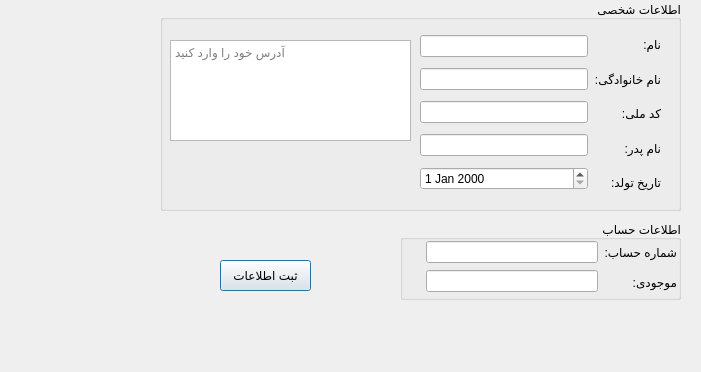
<?xml version="1.0" encoding="UTF-8"?>
<ui version="4.0">
 <class>newaccount</class>
 <widget class="QDialog" name="newaccount">
  <property name="geometry">
   <rect>
    <x>0</x>
    <y>0</y>
    <width>701</width>
    <height>372</height>
   </rect>
  </property>
  <property name="windowTitle">
   <string>Dialog</string>
  </property>
  <widget class="QGroupBox" name="groupBox">
   <property name="geometry">
    <rect>
     <x>400</x>
     <y>220</y>
     <width>281</width>
     <height>80</height>
    </rect>
   </property>
   <property name="title">
    <string>اطلاعات حساب</string>
   </property>
   <property name="alignment">
    <set>Qt::AlignRight|Qt::AlignTrailing|Qt::AlignVCenter</set>
   </property>
   <widget class="QWidget" name="layoutWidget">
    <property name="geometry">
     <rect>
      <x>26</x>
      <y>20</y>
      <width>251</width>
      <height>54</height>
     </rect>
    </property>
    <layout class="QHBoxLayout" name="horizontalLayout_2">
     <item>
      <layout class="QVBoxLayout" name="verticalLayout_4">
       <item>
        <widget class="QLineEdit" name="lineEdit_5"/>
       </item>
       <item>
        <widget class="QLineEdit" name="lineEdit_6"/>
       </item>
      </layout>
     </item>
     <item>
      <layout class="QVBoxLayout" name="verticalLayout_3">
       <item>
        <widget class="QLabel" name="label_4">
         <property name="text">
          <string>شماره حساب:</string>
         </property>
        </widget>
       </item>
       <item>
        <widget class="QLabel" name="label_6">
         <property name="text">
          <string>موجودی:</string>
         </property>
        </widget>
       </item>
      </layout>
     </item>
    </layout>
   </widget>
  </widget>
  <widget class="QGroupBox" name="groupBox_2">
   <property name="geometry">
    <rect>
     <x>160</x>
     <y>0</y>
     <width>521</width>
     <height>211</height>
    </rect>
   </property>
   <property name="title">
    <string>اطلاعات شخصی</string>
   </property>
   <property name="alignment">
    <set>Qt::AlignRight|Qt::AlignTrailing|Qt::AlignVCenter</set>
   </property>
   <widget class="QTextEdit" name="textEdit">
    <property name="geometry">
     <rect>
      <x>10</x>
      <y>40</y>
      <width>241</width>
      <height>101</height>
     </rect>
    </property>
    <property name="documentTitle">
     <string extracomment="ادرس"/>
    </property>
    <property name="placeholderText">
     <string notr="true">آدرس خود را وارد کنید</string>
    </property>
   </widget>
   <widget class="QWidget" name="layoutWidget">
    <property name="geometry">
     <rect>
      <x>260</x>
      <y>30</y>
      <width>241</width>
      <height>167</height>
     </rect>
    </property>
    <layout class="QHBoxLayout" name="horizontalLayout">
     <item>
      <layout class="QVBoxLayout" name="verticalLayout_2">
       <item>
        <widget class="QLineEdit" name="lineEdit">
         <property name="text">
          <string/>
         </property>
        </widget>
       </item>
       <item>
        <widget class="QLineEdit" name="lineEdit_2">
         <property name="text">
          <string/>
         </property>
        </widget>
       </item>
       <item>
        <widget class="QLineEdit" name="lineEdit_4"/>
       </item>
       <item>
        <widget class="QLineEdit" name="lineEdit_3"/>
       </item>
       <item>
        <widget class="QDateEdit" name="dateEdit"/>
       </item>
      </layout>
     </item>
     <item>
      <layout class="QVBoxLayout" name="verticalLayout">
       <item>
        <widget class="QLabel" name="label">
         <property name="text">
          <string>نام:</string>
         </property>
        </widget>
       </item>
       <item>
        <widget class="QLabel" name="label_2">
         <property name="text">
          <string>نام خانوادگی:</string>
         </property>
        </widget>
       </item>
       <item>
        <widget class="QLabel" name="label_3">
         <property name="text">
          <string>کد ملی:</string>
         </property>
        </widget>
       </item>
       <item>
        <widget class="QLabel" name="label_9">
         <property name="text">
          <string>نام پدر:</string>
         </property>
        </widget>
       </item>
       <item>
        <widget class="QLabel" name="label_5">
         <property name="text">
          <string>تاریخ تولد:</string>
         </property>
        </widget>
       </item>
      </layout>
     </item>
    </layout>
   </widget>
  </widget>
  <widget class="QPushButton" name="pushButton">
   <property name="geometry">
    <rect>
     <x>220</x>
     <y>260</y>
     <width>91</width>
     <height>31</height>
    </rect>
   </property>
   <property name="text">
    <string>ثبت اطلاعات</string>
   </property>
  </widget>
 </widget>
 <resources/>
 <connections/>
</ui>
